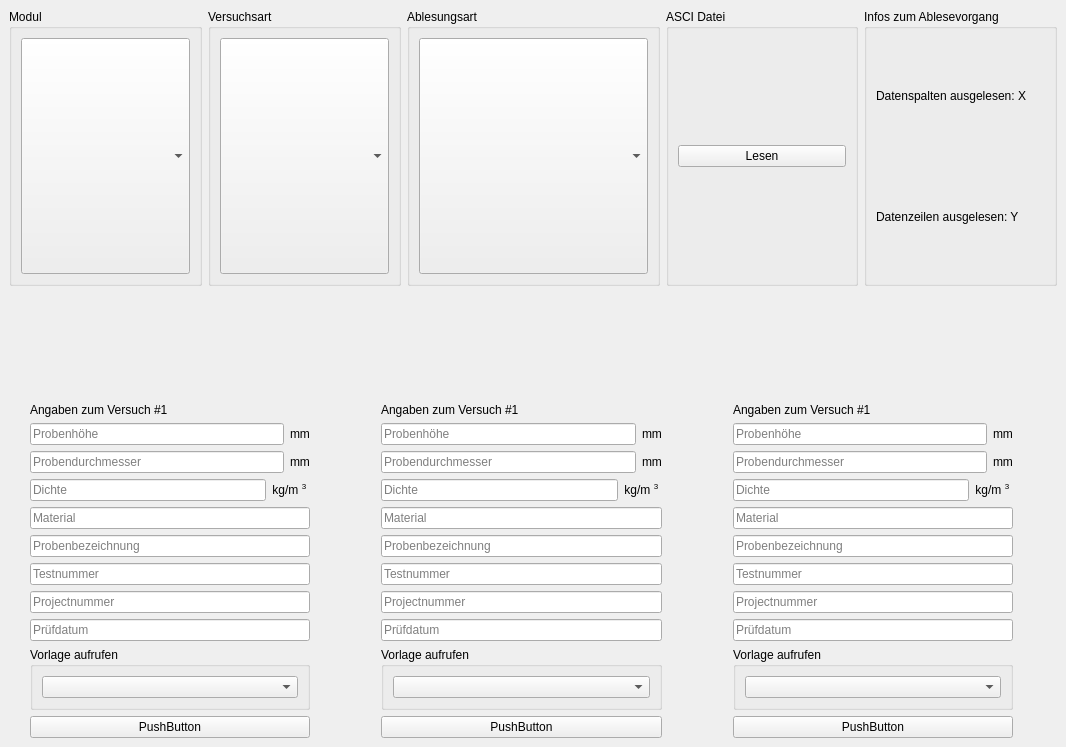
<?xml version="1.0" encoding="UTF-8"?>
<ui version="4.0">
 <class>MainWindow</class>
 <widget class="QMainWindow" name="MainWindow">
  <property name="geometry">
   <rect>
    <x>0</x>
    <y>0</y>
    <width>1066</width>
    <height>747</height>
   </rect>
  </property>
  <property name="windowTitle">
   <string>MainWindow</string>
  </property>
  <widget class="QWidget" name="centralwidget">
   <layout class="QVBoxLayout" name="verticalLayout_5">
    <item>
     <layout class="QHBoxLayout" name="horizontalLayout">
      <property name="bottomMargin">
       <number>60</number>
      </property>
      <item>
       <layout class="QVBoxLayout" name="vl_modul">
        <item>
         <widget class="QGroupBox" name="gb_modul">
          <property name="title">
           <string>Modul</string>
          </property>
          <layout class="QVBoxLayout" name="verticalLayout_3">
           <item>
            <widget class="QComboBox" name="cb_modul">
             <property name="sizePolicy">
              <sizepolicy hsizetype="Preferred" vsizetype="Preferred">
               <horstretch>0</horstretch>
               <verstretch>0</verstretch>
              </sizepolicy>
             </property>
             <property name="currentText">
              <string>Wähle</string>
             </property>
             <property name="currentIndex">
              <number>-1</number>
             </property>
             <property name="placeholderText">
              <string>Wähle</string>
             </property>
             <item>
              <property name="text">
               <string>Modul 1</string>
              </property>
             </item>
             <item>
              <property name="text">
               <string>Modul 2</string>
              </property>
             </item>
             <item>
              <property name="text">
               <string>Modul 3</string>
              </property>
             </item>
             <item>
              <property name="text">
               <string>Modul 4</string>
              </property>
             </item>
            </widget>
           </item>
          </layout>
         </widget>
        </item>
       </layout>
      </item>
      <item>
       <layout class="QVBoxLayout" name="vl_versuchart">
        <item>
         <widget class="QGroupBox" name="gb_versuchart">
          <property name="title">
           <string>Versuchsart</string>
          </property>
          <layout class="QVBoxLayout" name="verticalLayout_14">
           <item>
            <widget class="QComboBox" name="cb_versuchart">
             <property name="sizePolicy">
              <sizepolicy hsizetype="Preferred" vsizetype="Preferred">
               <horstretch>0</horstretch>
               <verstretch>0</verstretch>
              </sizepolicy>
             </property>
             <property name="currentText">
              <string>Wähle</string>
             </property>
             <property name="currentIndex">
              <number>-1</number>
             </property>
             <property name="placeholderText">
              <string>Wähle</string>
             </property>
             <item>
              <property name="text">
               <string>CU 17</string>
              </property>
             </item>
             <item>
              <property name="text">
               <string>UU 19</string>
              </property>
             </item>
            </widget>
           </item>
          </layout>
         </widget>
        </item>
       </layout>
      </item>
      <item>
       <layout class="QVBoxLayout" name="vl_ablesungart">
        <item>
         <widget class="QGroupBox" name="bg_ablesungart">
          <property name="title">
           <string>Ablesungsart</string>
          </property>
          <layout class="QVBoxLayout" name="verticalLayout_9">
           <item>
            <widget class="QComboBox" name="cb_ablesungart">
             <property name="sizePolicy">
              <sizepolicy hsizetype="Preferred" vsizetype="Preferred">
               <horstretch>0</horstretch>
               <verstretch>0</verstretch>
              </sizepolicy>
             </property>
             <property name="currentText">
              <string>Wähle</string>
             </property>
             <property name="currentIndex">
              <number>-1</number>
             </property>
             <property name="placeholderText">
              <string>Wähle</string>
             </property>
             <item>
              <property name="text">
               <string>Manuelle Auswahl von Datenspalten</string>
              </property>
             </item>
             <item>
              <property name="text">
               <string>Spaltennummern</string>
              </property>
             </item>
             <item>
              <property name="text">
               <string>Namenerkennung</string>
              </property>
             </item>
            </widget>
           </item>
          </layout>
         </widget>
        </item>
       </layout>
      </item>
      <item>
       <layout class="QVBoxLayout" name="vl_asci_lesen">
        <item>
         <widget class="QGroupBox" name="gb_asci_lesen">
          <property name="title">
           <string>ASCI Datei</string>
          </property>
          <layout class="QVBoxLayout" name="verticalLayout_11">
           <item>
            <widget class="QPushButton" name="btn_asc_lesen">
             <property name="text">
              <string>Lesen</string>
             </property>
            </widget>
           </item>
          </layout>
         </widget>
        </item>
       </layout>
      </item>
      <item>
       <layout class="QVBoxLayout" name="vl_Ablesevorgang">
        <item>
         <widget class="QGroupBox" name="gb_Ablesevorgang">
          <property name="title">
           <string>Infos zum Ablesevorgang</string>
          </property>
          <layout class="QVBoxLayout" name="verticalLayout_13">
           <item>
            <widget class="QLabel" name="label">
             <property name="text">
              <string>Datenspalten ausgelesen: X</string>
             </property>
            </widget>
           </item>
           <item>
            <widget class="QLabel" name="label_2">
             <property name="text">
              <string>Datenzeilen ausgelesen: Y</string>
             </property>
            </widget>
           </item>
          </layout>
         </widget>
        </item>
       </layout>
      </item>
     </layout>
    </item>
    <item>
     <spacer name="verticalSpacer">
      <property name="orientation">
       <enum>Qt::Vertical</enum>
      </property>
      <property name="sizeType">
       <enum>QSizePolicy::Fixed</enum>
      </property>
      <property name="sizeHint" stdset="0">
       <size>
        <width>20</width>
        <height>50</height>
       </size>
      </property>
     </spacer>
    </item>
    <item>
     <layout class="QHBoxLayout" name="horizontalLayout_3">
      <property name="rightMargin">
       <number>0</number>
      </property>
      <property name="bottomMargin">
       <number>0</number>
      </property>
      <item>
       <layout class="QVBoxLayout" name="verticalLayout">
        <property name="leftMargin">
         <number>21</number>
        </property>
        <property name="rightMargin">
         <number>44</number>
        </property>
        <item>
         <widget class="QLabel" name="label_4">
          <property name="text">
           <string>Angaben zum Versuch #1</string>
          </property>
         </widget>
        </item>
        <item>
         <layout class="QHBoxLayout" name="horizontalLayout_6">
          <property name="bottomMargin">
           <number>0</number>
          </property>
          <item>
           <widget class="QLineEdit" name="lineEdit_3">
            <property name="placeholderText">
             <string>Probenhöhe</string>
            </property>
           </widget>
          </item>
          <item>
           <widget class="QLabel" name="label_10">
            <property name="text">
             <string>mm</string>
            </property>
           </widget>
          </item>
         </layout>
        </item>
        <item>
         <layout class="QHBoxLayout" name="horizontalLayout_5">
          <property name="bottomMargin">
           <number>0</number>
          </property>
          <item>
           <widget class="QLineEdit" name="lineEdit_2">
            <property name="placeholderText">
             <string>Probendurchmesser</string>
            </property>
           </widget>
          </item>
          <item>
           <widget class="QLabel" name="label_9">
            <property name="text">
             <string>mm</string>
            </property>
           </widget>
          </item>
         </layout>
        </item>
        <item>
         <layout class="QHBoxLayout" name="horizontalLayout_2">
          <property name="bottomMargin">
           <number>0</number>
          </property>
          <item>
           <widget class="QLineEdit" name="lineEdit">
            <property name="placeholderText">
             <string>Dichte</string>
            </property>
           </widget>
          </item>
          <item>
           <widget class="QLabel" name="label_20">
            <property name="font">
             <font>
              <underline>false</underline>
              <strikeout>false</strikeout>
              <kerning>true</kerning>
             </font>
            </property>
            <property name="text">
             <string>&lt;html&gt;&lt;head/&gt;&lt;body&gt;&lt;p&gt;
&lt;span style=&quot; vertical-align:normal;&quot;&gt;kg/m&lt;/span&gt;
&lt;span style=&quot; vertical-align:super;&quot;&gt;3&lt;/span&gt;
&lt;/p&gt;
&lt;/body&gt;&lt;/html&gt;</string>
            </property>
            <property name="scaledContents">
             <bool>false</bool>
            </property>
            <property name="alignment">
             <set>Qt::AlignCenter</set>
            </property>
            <property name="wordWrap">
             <bool>false</bool>
            </property>
            <property name="margin">
             <number>0</number>
            </property>
            <property name="indent">
             <number>-4</number>
            </property>
           </widget>
          </item>
         </layout>
        </item>
        <item>
         <widget class="QLineEdit" name="lineEdit_9">
          <property name="placeholderText">
           <string>Material</string>
          </property>
         </widget>
        </item>
        <item>
         <widget class="QLineEdit" name="lineEdit_8">
          <property name="placeholderText">
           <string>Probenbezeichnung</string>
          </property>
         </widget>
        </item>
        <item>
         <widget class="QLineEdit" name="lineEdit_7">
          <property name="placeholderText">
           <string>Testnummer</string>
          </property>
         </widget>
        </item>
        <item>
         <widget class="QLineEdit" name="lineEdit_6">
          <property name="placeholderText">
           <string>Projectnummer</string>
          </property>
         </widget>
        </item>
        <item>
         <widget class="QLineEdit" name="lineEdit_5">
          <property name="placeholderText">
           <string>Prüfdatum</string>
          </property>
         </widget>
        </item>
        <item>
         <widget class="QGroupBox" name="gb_modul_2">
          <property name="title">
           <string>Vorlage aufrufen</string>
          </property>
          <layout class="QVBoxLayout" name="verticalLayout_7">
           <item>
            <widget class="QComboBox" name="cb_modul_2">
             <property name="sizePolicy">
              <sizepolicy hsizetype="Preferred" vsizetype="Preferred">
               <horstretch>0</horstretch>
               <verstretch>0</verstretch>
              </sizepolicy>
             </property>
             <property name="currentText">
              <string>Wähle</string>
             </property>
             <property name="currentIndex">
              <number>-1</number>
             </property>
             <property name="placeholderText">
              <string>Wähle</string>
             </property>
             <item>
              <property name="text">
               <string>Modul 1</string>
              </property>
             </item>
             <item>
              <property name="text">
               <string>Modul 2</string>
              </property>
             </item>
             <item>
              <property name="text">
               <string>Modul 3</string>
              </property>
             </item>
             <item>
              <property name="text">
               <string>Modul 4</string>
              </property>
             </item>
            </widget>
           </item>
          </layout>
         </widget>
        </item>
        <item>
         <widget class="QPushButton" name="pushButton">
          <property name="text">
           <string>PushButton</string>
          </property>
         </widget>
        </item>
       </layout>
      </item>
      <item>
       <layout class="QVBoxLayout" name="verticalLayout_8">
        <property name="leftMargin">
         <number>21</number>
        </property>
        <property name="rightMargin">
         <number>44</number>
        </property>
        <item>
         <widget class="QLabel" name="label_18">
          <property name="text">
           <string>Angaben zum Versuch #1</string>
          </property>
         </widget>
        </item>
        <item>
         <layout class="QHBoxLayout" name="horizontalLayout_17">
          <property name="bottomMargin">
           <number>0</number>
          </property>
          <item>
           <widget class="QLineEdit" name="lineEdit_34">
            <property name="placeholderText">
             <string>Probenhöhe</string>
            </property>
           </widget>
          </item>
          <item>
           <widget class="QLabel" name="label_19">
            <property name="text">
             <string>mm</string>
            </property>
           </widget>
          </item>
         </layout>
        </item>
        <item>
         <layout class="QHBoxLayout" name="horizontalLayout_18">
          <property name="bottomMargin">
           <number>0</number>
          </property>
          <item>
           <widget class="QLineEdit" name="lineEdit_35">
            <property name="placeholderText">
             <string>Probendurchmesser</string>
            </property>
           </widget>
          </item>
          <item>
           <widget class="QLabel" name="label_23">
            <property name="text">
             <string>mm</string>
            </property>
           </widget>
          </item>
         </layout>
        </item>
        <item>
         <layout class="QHBoxLayout" name="horizontalLayout_19">
          <property name="bottomMargin">
           <number>0</number>
          </property>
          <item>
           <widget class="QLineEdit" name="lineEdit_36">
            <property name="placeholderText">
             <string>Dichte</string>
            </property>
           </widget>
          </item>
          <item>
           <widget class="QLabel" name="label_24">
            <property name="font">
             <font>
              <underline>false</underline>
              <strikeout>false</strikeout>
              <kerning>true</kerning>
             </font>
            </property>
            <property name="text">
             <string>&lt;html&gt;&lt;head/&gt;&lt;body&gt;&lt;p&gt;
&lt;span style=&quot; vertical-align:normal;&quot;&gt;kg/m&lt;/span&gt;
&lt;span style=&quot; vertical-align:super;&quot;&gt;3&lt;/span&gt;
&lt;/p&gt;
&lt;/body&gt;&lt;/html&gt;</string>
            </property>
            <property name="scaledContents">
             <bool>false</bool>
            </property>
            <property name="alignment">
             <set>Qt::AlignCenter</set>
            </property>
            <property name="wordWrap">
             <bool>false</bool>
            </property>
            <property name="margin">
             <number>0</number>
            </property>
            <property name="indent">
             <number>-4</number>
            </property>
           </widget>
          </item>
         </layout>
        </item>
        <item>
         <widget class="QLineEdit" name="lineEdit_37">
          <property name="placeholderText">
           <string>Material</string>
          </property>
         </widget>
        </item>
        <item>
         <widget class="QLineEdit" name="lineEdit_38">
          <property name="placeholderText">
           <string>Probenbezeichnung</string>
          </property>
         </widget>
        </item>
        <item>
         <widget class="QLineEdit" name="lineEdit_39">
          <property name="placeholderText">
           <string>Testnummer</string>
          </property>
         </widget>
        </item>
        <item>
         <widget class="QLineEdit" name="lineEdit_40">
          <property name="placeholderText">
           <string>Projectnummer</string>
          </property>
         </widget>
        </item>
        <item>
         <widget class="QLineEdit" name="lineEdit_41">
          <property name="placeholderText">
           <string>Prüfdatum</string>
          </property>
         </widget>
        </item>
        <item>
         <widget class="QGroupBox" name="gb_modul_3">
          <property name="title">
           <string>Vorlage aufrufen</string>
          </property>
          <layout class="QVBoxLayout" name="verticalLayout_10">
           <item>
            <widget class="QComboBox" name="cb_modul_3">
             <property name="sizePolicy">
              <sizepolicy hsizetype="Preferred" vsizetype="Preferred">
               <horstretch>0</horstretch>
               <verstretch>0</verstretch>
              </sizepolicy>
             </property>
             <property name="currentText">
              <string>Wähle</string>
             </property>
             <property name="currentIndex">
              <number>-1</number>
             </property>
             <property name="placeholderText">
              <string>Wähle</string>
             </property>
             <item>
              <property name="text">
               <string>Modul 1</string>
              </property>
             </item>
             <item>
              <property name="text">
               <string>Modul 2</string>
              </property>
             </item>
             <item>
              <property name="text">
               <string>Modul 3</string>
              </property>
             </item>
             <item>
              <property name="text">
               <string>Modul 4</string>
              </property>
             </item>
            </widget>
           </item>
          </layout>
         </widget>
        </item>
        <item>
         <widget class="QPushButton" name="pushButton_2">
          <property name="text">
           <string>PushButton</string>
          </property>
         </widget>
        </item>
       </layout>
      </item>
      <item>
       <layout class="QVBoxLayout" name="verticalLayout_22">
        <property name="leftMargin">
         <number>21</number>
        </property>
        <property name="rightMargin">
         <number>44</number>
        </property>
        <item>
         <widget class="QLabel" name="label_41">
          <property name="text">
           <string>Angaben zum Versuch #1</string>
          </property>
         </widget>
        </item>
        <item>
         <layout class="QHBoxLayout" name="horizontalLayout_34">
          <property name="bottomMargin">
           <number>0</number>
          </property>
          <item>
           <widget class="QLineEdit" name="lineEdit_74">
            <property name="placeholderText">
             <string>Probenhöhe</string>
            </property>
           </widget>
          </item>
          <item>
           <widget class="QLabel" name="label_42">
            <property name="text">
             <string>mm</string>
            </property>
           </widget>
          </item>
         </layout>
        </item>
        <item>
         <layout class="QHBoxLayout" name="horizontalLayout_35">
          <property name="bottomMargin">
           <number>0</number>
          </property>
          <item>
           <widget class="QLineEdit" name="lineEdit_75">
            <property name="placeholderText">
             <string>Probendurchmesser</string>
            </property>
           </widget>
          </item>
          <item>
           <widget class="QLabel" name="label_43">
            <property name="text">
             <string>mm</string>
            </property>
           </widget>
          </item>
         </layout>
        </item>
        <item>
         <layout class="QHBoxLayout" name="horizontalLayout_36">
          <property name="bottomMargin">
           <number>0</number>
          </property>
          <item>
           <widget class="QLineEdit" name="lineEdit_76">
            <property name="placeholderText">
             <string>Dichte</string>
            </property>
           </widget>
          </item>
          <item>
           <widget class="QLabel" name="label_44">
            <property name="font">
             <font>
              <underline>false</underline>
              <strikeout>false</strikeout>
              <kerning>true</kerning>
             </font>
            </property>
            <property name="text">
             <string>&lt;html&gt;&lt;head/&gt;&lt;body&gt;&lt;p&gt;
&lt;span style=&quot; vertical-align:normal;&quot;&gt;kg/m&lt;/span&gt;
&lt;span style=&quot; vertical-align:super;&quot;&gt;3&lt;/span&gt;
&lt;/p&gt;
&lt;/body&gt;&lt;/html&gt;</string>
            </property>
            <property name="scaledContents">
             <bool>false</bool>
            </property>
            <property name="alignment">
             <set>Qt::AlignCenter</set>
            </property>
            <property name="wordWrap">
             <bool>false</bool>
            </property>
            <property name="margin">
             <number>0</number>
            </property>
            <property name="indent">
             <number>-4</number>
            </property>
           </widget>
          </item>
         </layout>
        </item>
        <item>
         <widget class="QLineEdit" name="lineEdit_77">
          <property name="placeholderText">
           <string>Material</string>
          </property>
         </widget>
        </item>
        <item>
         <widget class="QLineEdit" name="lineEdit_78">
          <property name="placeholderText">
           <string>Probenbezeichnung</string>
          </property>
         </widget>
        </item>
        <item>
         <widget class="QLineEdit" name="lineEdit_79">
          <property name="placeholderText">
           <string>Testnummer</string>
          </property>
         </widget>
        </item>
        <item>
         <widget class="QLineEdit" name="lineEdit_80">
          <property name="placeholderText">
           <string>Projectnummer</string>
          </property>
         </widget>
        </item>
        <item>
         <widget class="QLineEdit" name="lineEdit_81">
          <property name="placeholderText">
           <string>Prüfdatum</string>
          </property>
         </widget>
        </item>
        <item>
         <widget class="QGroupBox" name="gb_modul_8">
          <property name="title">
           <string>Vorlage aufrufen</string>
          </property>
          <layout class="QVBoxLayout" name="verticalLayout_23">
           <item>
            <widget class="QComboBox" name="cb_modul_8">
             <property name="sizePolicy">
              <sizepolicy hsizetype="Preferred" vsizetype="Preferred">
               <horstretch>0</horstretch>
               <verstretch>0</verstretch>
              </sizepolicy>
             </property>
             <property name="currentText">
              <string>Wähle</string>
             </property>
             <property name="currentIndex">
              <number>-1</number>
             </property>
             <property name="placeholderText">
              <string>Wähle</string>
             </property>
             <item>
              <property name="text">
               <string>Modul 1</string>
              </property>
             </item>
             <item>
              <property name="text">
               <string>Modul 2</string>
              </property>
             </item>
             <item>
              <property name="text">
               <string>Modul 3</string>
              </property>
             </item>
             <item>
              <property name="text">
               <string>Modul 4</string>
              </property>
             </item>
            </widget>
           </item>
          </layout>
         </widget>
        </item>
        <item>
         <widget class="QPushButton" name="pushButton_7">
          <property name="text">
           <string>PushButton</string>
          </property>
         </widget>
        </item>
       </layout>
      </item>
     </layout>
    </item>
   </layout>
  </widget>
  <action name="actionOpen">
   <property name="text">
    <string>Open...</string>
   </property>
  </action>
  <action name="actionCopy">
   <property name="text">
    <string>Copy</string>
   </property>
  </action>
  <action name="actionSave">
   <property name="text">
    <string>Save</string>
   </property>
  </action>
  <action name="actionSave_as">
   <property name="text">
    <string>Save as...</string>
   </property>
  </action>
  <action name="actionPaste">
   <property name="text">
    <string>Paste</string>
   </property>
  </action>
  <action name="actionCut">
   <property name="text">
    <string>Cut</string>
   </property>
  </action>
 </widget>
 <resources/>
 <connections/>
</ui>
